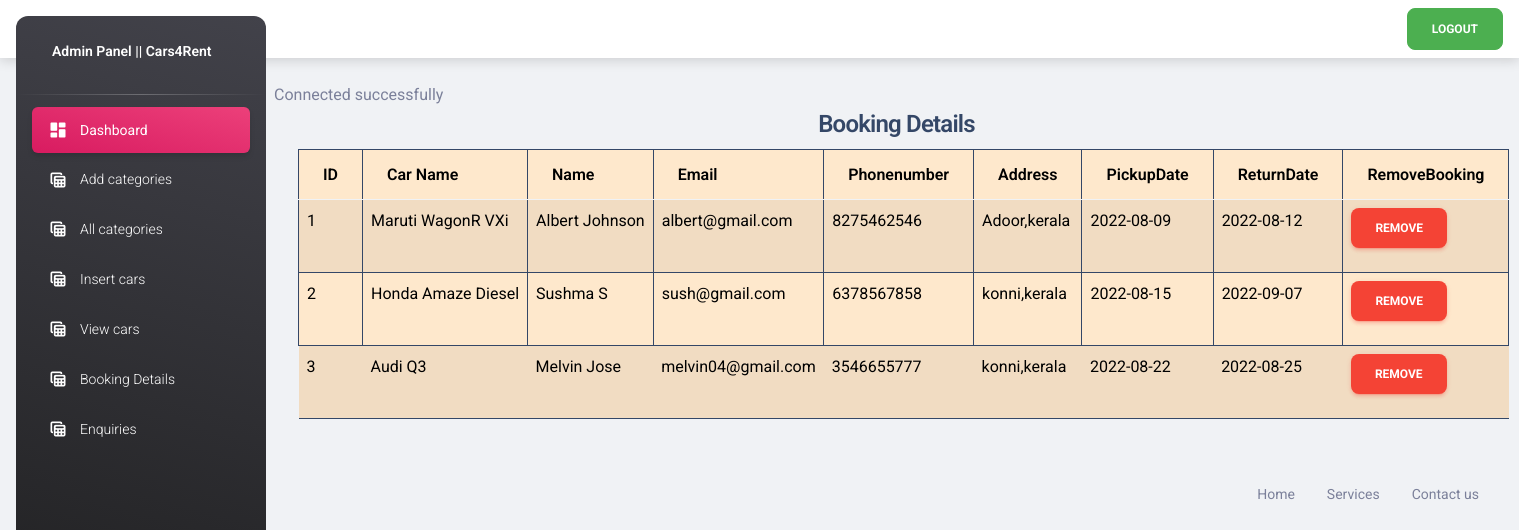
Page /admin/booking.php on the committed database.
### tables this page shows
CREATE TABLE `registrationform` (
  `Id` int(11) NOT NULL,
  `carname` varchar(255) NOT NULL,
  `name` varchar(255) NOT NULL,
  `email` varchar(255) NOT NULL,
  `phonenumber` varchar(255) NOT NULL,
  `address` varchar(255) NOT NULL,
  `pickupdate` date NOT NULL,
  `returndate` date NOT NULL
);

### admin/functions/myfunctions.php (called while the page is built, shortened)
<?php
 function getAll($table)
 {
 	global $con;
 	$query= " SELECT * FROM $table";
 	return $query_run = mysqli_query($con,$query);
 }
?>

### admin/booking.php (the view, shortened to what this page needs)
<?php
include('includes/header.php');
include('config/dbcon.php');
include('functions/myfunctions.php');
?>
<div class="container ">
	<div class="row">
		<div class="col-md-12">
			<div class="card-header text-center ">
				<h4>Booking Details</h4>
			</div>
				<table table border="0"  class="display table table-bordered border-dark table-hover table-striped table-warning">
					<thead>
						<tr>
							<th>ID</th>
							<th>Car Name</th>
							<th>Name</th>
							<th>Email</th>
					        <th>Phonenumber</th>
							<th>Address</th>
							<th>PickupDate</th>
							<th>ReturnDate</th>
							<th>RemoveBooking</th>
						</tr>
					</thead>
					<tbody>
						<?php
						     $book = getAll("registrationform");
						     if(mysqli_num_rows($book)>0)
						     {
						     	foreach ($book as $item)
						     	{
						     		?>
						     		 <tr class="table-warning table-bordered border-dark">
						     		 	<td><?=$item['Id']; ?></td>
						     		 	<td><?=$item['carname']; ?></td>
						     		 	<td><?=$item['name']; ?></td>
						     		 	<td><?=$item['email']; ?></td>
						     		 	<td><?=$item['phonenumber']; ?></td>
						     		 	<td><?=$item['address']; ?></td>
						     		 	<td><?=$item['pickupdate']; ?></td>
						     		 	<td><?=$item['returndate']; ?></td>
						     		 	<td>
						     		<form action="insertcode.php" method="POST" >
						    <button type="submit" class="btn btn-danger"  name="removebtn" >Remove</button>
						     	</form>
						     </td>
						</tr>
					         <?php
						     	}
						     }
						     else
						     {
						     	echo "No records found";
						     }
						     ?>
					</tbody>
				</table>
			</div>
		</div>
	</div>
<?php include('includes/footer.php');?>

### rows in the picture
registrationform: Id "1", carname "Maruti WagonR VXi", name "Albert Johnson", email "albert@gmail.com", phonenumber "8275462546", address "Adoor,kerala", pickupdate "2022-08-09", returndate "2022-08-12"
registrationform: Id "2", carname "Honda Amaze Diesel", name "Sushma S", email "sush@gmail.com", phonenumber "6378567858", address "konni,kerala", pickupdate "2022-08-15", returndate "2022-09-07"
registrationform: Id "3", carname "Audi Q3", name "Melvin Jose", email "melvin04@gmail.com", phonenumber "3546655777", address "konni,kerala", pickupdate "2022-08-22", returndate "2022-08-25"
